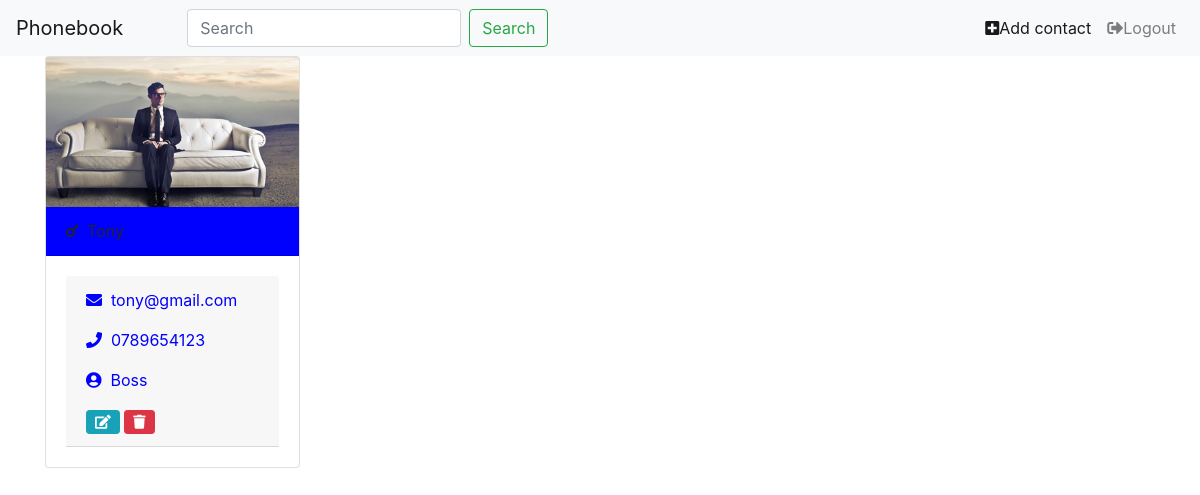
The app's page / (signed in), older data.
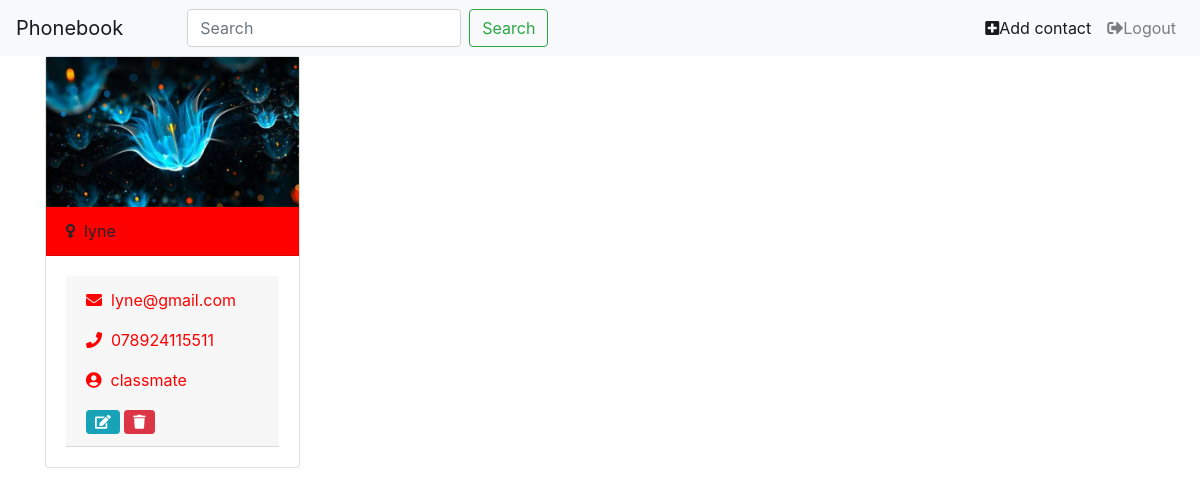
The same page, newer data.
### phonebook/models.py (models this page shows, shortened)
class Contact(models.Model):
    user = models.ForeignKey(User, on_delete=models.CASCADE)
    name = models.CharField(max_length=45)
    email = models.EmailField()
    telephone = models.CharField(max_length=15)
    relation = models.CharField(max_length=45)
    cover = models.FileField()
    is_male = models.BooleanField(default=True)
    created = models.DateTimeField(default=timezone.now)

### phonebook/views.py (the view)
# urls.py: path('', views.ContactListView.as_view(), name='contact-index'),
class ContactListView(LoginRequiredMixin, ListView):
    model = Contact
    context_object_name = 'contacts'
    def get_queryset(self):
        return Contact.objects.filter(user=self.request.user)

### phonebook/templates/phonebook/contact_list.html (shortened to what this page needs)
{% extends 'phonebook/base.html' %}
{% block content %}
<div class="container">
<div class="row">
    {%if contacts%}
        {%for contact in contacts%}
        <div class="col-sm-3">
        <div class="card">
            <img src="{{contact.cover.url}}" class="img img-responsive" style="height: 150px;" alt="">
            <div class="card-header" style="background-color: {% if contact.is_male %}blue; {%else%}red; {%endif%}">
                <i class="fas {%if contact.is_male%}fa-mars {%else%}fa-venus {%endif%}"></i>&nbsp;
                {{ contact.name }}
            </div>
            <div class="card-body">
                <div class="card-header" style="color: {% if contact.is_male %}blue; {%else%}red; {%endif%}">
                <p><i class="fas fa-envelope"></i>&nbsp {{ contact.email }}</p>
                <p><i class="fas fa-phone"></i>&nbsp {{contact.telephone}}</p>
                <p><i class="fas fa-user-circle"></i>&nbsp {{contact.relation}}</p>
                <a href="{% url 'phonebook:update-contact' contact.id %}" class="btn btn-info btn-sm" ><i class="fas fa-edit"></i></a>
                <a href="{% url 'phonebook:delete-contact' contact.id %}" class="btn btn-danger btn-sm" ><i class="fas fa-trash"></i></a>
            </div>
        </div>
        </div>
        </div>
        {%endfor%}
    {%endif%}
</div>
</div>
{% endblock %}

### phonebook/templates/phonebook/base.html (shortened to what this page needs)
<html lang="en">
<head>
<link rel="stylesheet" href="https://stackpath.bootstrapcdn.com/bootstrap/4.3.1/css/bootstrap.min.css">
<link rel="stylesheet" href="https://use.fontawesome.com/releases/v5.8.1/css/all.css">
</head>
<body>
<nav class="navbar navbar-expand-lg navbar-light bg-light">
  <div class="collapse navbar-collapse" id="navbarTogglerDemo01">
    <a class="navbar-brand" href="{%url 'phonebook:contact-index' %}">Phonebook</a>
   <ul class="navbar-nav mr-auto ml-5">
       <li class="nav-item">
            <form class="form-inline my-2 my-lg-0">
              <input class="form-control mr-sm-2" type="search" placeholder="Search" aria-label="Search">
              <button class="btn btn-outline-success my-2 my-sm-0" type="submit">Search</button>
            </form>
        </li>
   </ul>
       <ul class="navbar-nav navbar-right">
          <li class="nav-item active">
            <a class="nav-link" href="{%url 'phonebook:add-contact'%}"><i class="fas fa-plus-square"></i>Add contact <span class="sr-only">(current)</span></a>
          </li>
          <li class="nav-item">
            <a class="nav-link" href="{%url 'phonebook:logout'%}"><i class="fas fa-sign-out-alt"></i>Logout</a>
          </li>
       </ul>
  </div>
</nav>
{% block content %}{% endblock %}
</body>
</html>

Row changes from the older to the newer data that the page shows:
removed Contact: cover (picture), is_male True (drawn), email "tony@gmail.com", telephone "0789654123", relation "Boss"
added Contact: cover (picture), is_male False (drawn), name "lyne", email "lyne@gmail.com", telephone "078924115511", relation "classmate"
